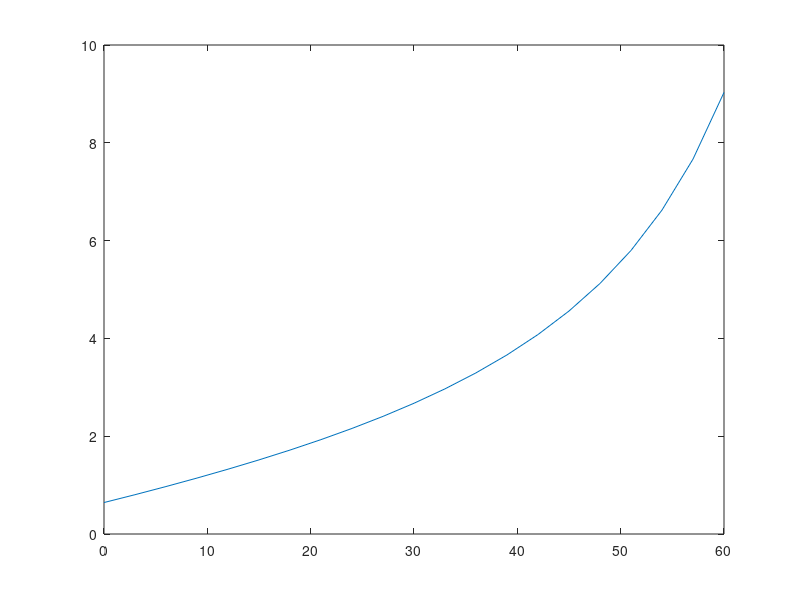

MATLAB code to generate this figure:
N=31+28+31+30+31+30+31+31+30+22;
b=2*pi*(N-1)/365.2422;
delta=asin(0.39795*cos(0.98563*(N-173)*pi/180));
fai=([0:3:60])*pi/180;
t=12;
tl=t-8+(116+23/60+29/3600)/15;
td=(tl-12).*pi./12;
h=asin(sin(fai).*sin(delta)+...
    cos(fai).*cos(delta).*cos(td));
L=3;
d=L./tan(h);
plot(fai*180/pi,d)